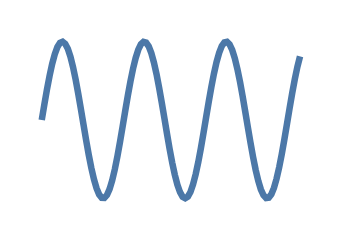

Write notebook code for a chart like this one.
### Code cell
import altair as alt
import numpy as np
import pandas as pd

x = np.arange(100)
source = pd.DataFrame({
  'x': x,
  'f(x)': np.sin(x / 5)
})

alt.Chart(source).mark_line(strokeWidth=1.25).encode(
    alt.X('x',axis=None),
    alt.Y('f(x)', axis=None)
).properties(
    width=50,
    height=30
).configure_axis(
    grid=False
).configure_view(
    strokeWidth=0
)

### Figure 1 — Vega-Lite specification as saved in the notebook (floating-point values rounded to 4 significant figures)
{"$schema": "https://vega.github.io/schema/vega-lite/v3.4.0.json", "config": {"axis": {"grid": false}, "mark": {"tooltip": null}, "view": {"height": 300, "strokeWidth": 0, "width": 400}}, "data": {"name": "data-76ed7e144805f1af97d4035b02991f9a"}, "datasets": {"data-76ed7e144805f1af97d4035b02991f9a": [{"f(x)": 0, "x": 0}, {"f(x)": 0.1987, "x": 1}, {"f(x)": 0.3894, "x": 2}, {"f(x)": 0.5646, "x": 3}, {"f(x)": 0.7174, "x": 4}, {"f(x)": 0.8415, "x": 5}, {"f(x)": 0.932, "x": 6}, {"f(x)": 0.9854, "x": 7}, {"f(x)": 0.9996, "x": 8}, {"f(x)": 0.9738, "x": 9}, {"f(x)": 0.9093, "x": 10}, {"f(x)": 0.8085, "x": 11}, {"f(x)": 0.6755, "x": 12}, {"f(x)": 0.5155, "x": 13}, {"f(x)": 0.335, "x": 14}, {"f(x)": 0.1411, "x": 15}, {"f(x)": -0.05837, "x": 16}, {"f(x)": -0.2555, "x": 17}, {"f(x)": -0.4425, "x": 18}, {"f(x)": -0.6119, "x": 19}, {"f(x)": -0.7568, "x": 20}, {"f(x)": -0.8716, "x": 21}, {"f(x)": -0.9516, "x": 22}, {"f(x)": -0.9937, "x": 23}, {"f(x)": -0.9962, "x": 24}, {"f(x)": -0.9589, "x": 25}, {"f(x)": -0.8835, "x": 26}, {"f(x)": -0.7728, "x": 27}, {"f(x)": -0.6313, "x": 28}, {"f(x)": -0.4646, "x": 29}, {"f(x)": -0.2794, "x": 30}, {"f(x)": -0.08309, "x": 31}, {"f(x)": 0.1165, "x": 32}, {"f(x)": 0.3115, "x": 33}, {"f(x)": 0.4941, "x": 34}, {"f(x)": 0.657, "x": 35}, {"f(x)": 0.7937, "x": 36}, {"f(x)": 0.8987, "x": 37}, {"f(x)": 0.9679, "x": 38}, {"f(x)": 0.9985, "x": 39}, {"f(x)": 0.9894, "x": 40}, {"f(x)": 0.9407, "x": 41}, {"f(x)": 0.8546, "x": 42}, {"f(x)": 0.7344, "x": 43}, {"f(x)": 0.5849, "x": 44}, {"f(x)": 0.4121, "x": 45}, {"f(x)": 0.2229, "x": 46}, {"f(x)": 0.02478, "x": 47}, {"f(x)": -0.1743, "x": 48}, {"f(x)": -0.3665, "x": 49}, {"f(x)": -0.544, "x": 50}, {"f(x)": -0.6999, "x": 51}, {"f(x)": -0.8278, "x": 52}, {"f(x)": -0.9228, "x": 53}, {"f(x)": -0.9809, "x": 54}, {"f(x)": -1.0, "x": 55}, {"f(x)": -0.9792, "x": 56}, {"f(x)": -0.9193, "x": 57}, {"f(x)": -0.8228, "x": 58}, {"f(x)": -0.6935, "x": 59}, {"f(x)": -0.5366, "x": 60}, {"f(x)": -0.3582, "x": 61}, {"f(x)": -0.1656, "x": 62}, {"f(x)": 0.03362, "x": 63}, {"f(x)": 0.2315, "x": 64}, {"f(x)": 0.4202, "x": 65}, {"f(x)": 0.5921, "x": 66}, {"f(x)": 0.7404, "x": 67}, {"f(x)": 0.8592, "x": 68}, {"f(x)": 0.9437, "x": 69}, {"f(x)": 0.9906, "x": 70}, {"f(x)": 0.998, "x": 71}, {"f(x)": 0.9657, "x": 72}, {"f(x)": 0.8948, "x": 73}, {"f(x)": 0.7883, "x": 74}, {"f(x)": 0.6503, "x": 75}, {"f(x)": 0.4864, "x": 76}, {"f(x)": 0.3031, "x": 77}, {"f(x)": 0.1078, "x": 78}, {"f(x)": -0.09191, "x": 79}, {"f(x)": -0.2879, "x": 80}, {"f(x)": -0.4724, "x": 81}, {"f(x)": -0.6381, "x": 82}, {"f(x)": -0.7784, "x": 83}, {"f(x)": -0.8876, "x": 84}, {"f(x)": -0.9614, "x": 85}, {"f(x)": -0.9969, "x": 86}, {"f(x)": -0.9927, "x": 87}, {"f(x)": -0.9488, "x": 88}, {"f(x)": -0.8672, "x": 89}, {"f(x)": -0.751, "x": 90}, {"f(x)": -0.6048, "x": 91}, {"f(x)": -0.4346, "x": 92}, {"f(x)": -0.247, "x": 93}, {"f(x)": -0.04954, "x": 94}, {"f(x)": 0.1499, "x": 95}, {"f(x)": 0.3433, "x": 96}, {"f(x)": 0.5231, "x": 97}, {"f(x)": 0.682, "x": 98}, {"f(x)": 0.8137, "x": 99}]}, "encoding": {"x": {"axis": null, "field": "x", "type": "quantitative"}, "y": {"axis": null, "field": "f(x)", "type": "quantitative"}}, "height": 30, "mark": {"strokeWidth": 1.25, "type": "line"}, "width": 50}
